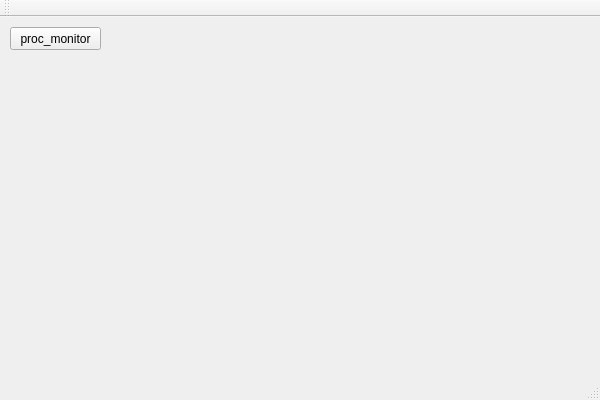
<?xml version="1.0" encoding="UTF-8"?>
<ui version="4.0">
 <class>linuxmgrclientClass</class>
 <widget class="QMainWindow" name="linuxmgrclientClass">
  <property name="geometry">
   <rect>
    <x>0</x>
    <y>0</y>
    <width>600</width>
    <height>400</height>
   </rect>
  </property>
  <property name="windowTitle">
   <string>linuxmgrclient</string>
  </property>
  <widget class="QWidget" name="centralWidget">
   <widget class="QPushButton" name="pushButton">
    <property name="geometry">
     <rect>
      <x>10</x>
      <y>10</y>
      <width>91</width>
      <height>23</height>
     </rect>
    </property>
    <property name="text">
     <string>proc_monitor</string>
    </property>
   </widget>
  </widget>
  <widget class="QMenuBar" name="menuBar">
   <property name="geometry">
    <rect>
     <x>0</x>
     <y>0</y>
     <width>600</width>
     <height>23</height>
    </rect>
   </property>
  </widget>
  <widget class="QToolBar" name="mainToolBar">
   <attribute name="toolBarArea">
    <enum>TopToolBarArea</enum>
   </attribute>
   <attribute name="toolBarBreak">
    <bool>false</bool>
   </attribute>
  </widget>
  <widget class="QStatusBar" name="statusBar"/>
 </widget>
 <layoutdefault spacing="6" margin="11"/>
 <resources>
  <include location="linuxmgrclient.qrc"/>
 </resources>
 <connections/>
</ui>
